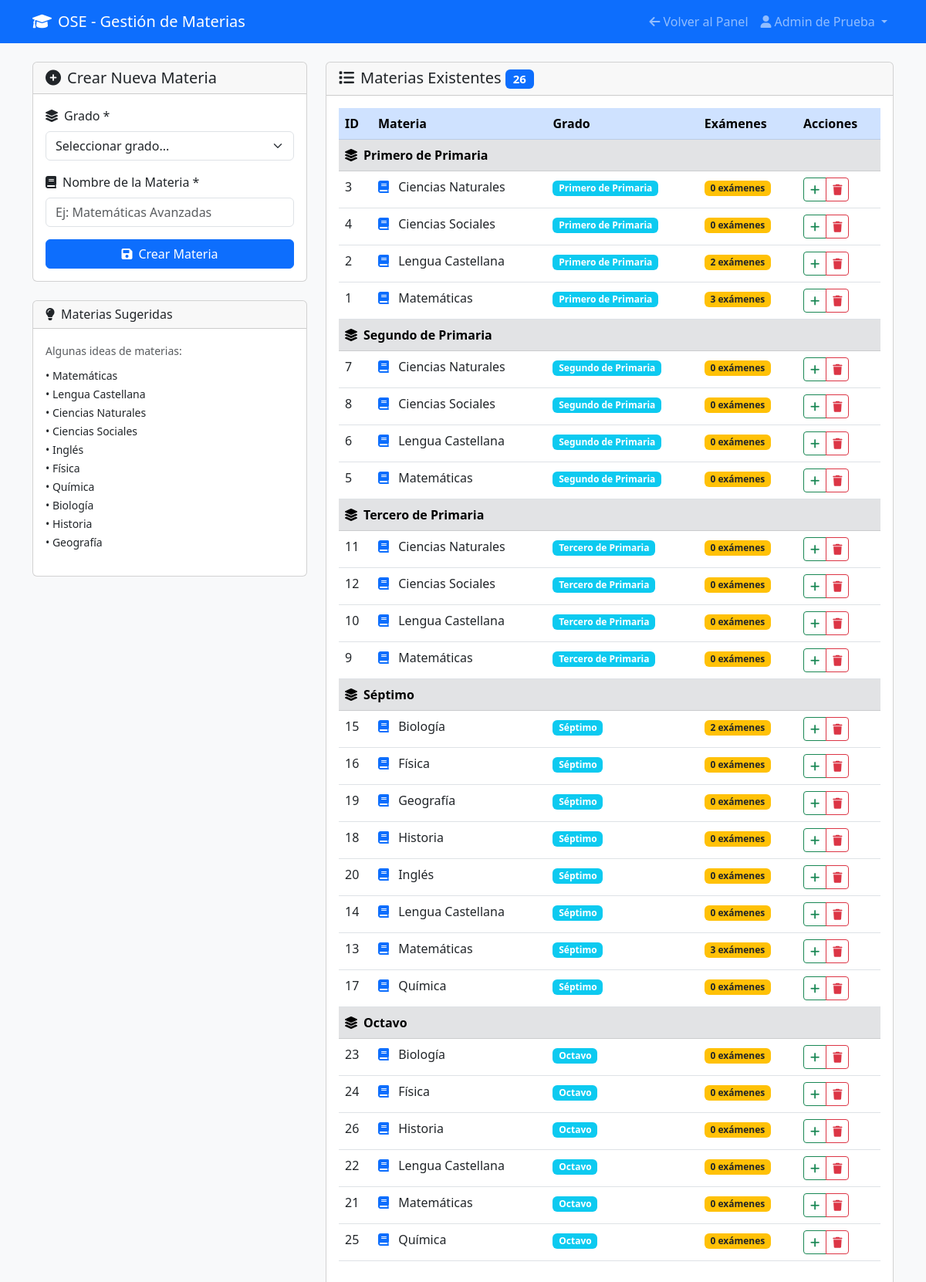
Screenshot of /pages/manage_subjects.php (signed in) with the database file from the repository.
### tables this page shows
CREATE TABLE IF NOT EXISTS materias (
    id INT AUTO_INCREMENT PRIMARY KEY,
    nombre_materia VARCHAR(100) NOT NULL,
    grado_id INT NOT NULL,
    FOREIGN KEY (grado_id) REFERENCES grados(id) ON DELETE CASCADE
);

CREATE TABLE IF NOT EXISTS grados (
    id INT AUTO_INCREMENT PRIMARY KEY,
    nombre_grado VARCHAR(50) NOT NULL UNIQUE
);

### pages/manage_subjects.php (the view, shortened to what this page needs)
<?php
require_once '../includes/config.php';
$nombre_usuario = $_SESSION['nombre'];
$materias_existentes = [];
try {
    $stmt = $pdo->query("
        SELECT m.*, g.nombre_grado,
               (SELECT COUNT(*) FROM examenes e WHERE e.materia_id = m.id) as total_examenes
        FROM materias m
        JOIN grados g ON m.grado_id = g.id
        ORDER BY g.id, m.nombre_materia
    ");
    $materias_existentes = $stmt->fetchAll();
} catch(PDOException $e) {
    $error = "Error al obtener materias: " . $e->getMessage();
}
?>
<!DOCTYPE html>
<html lang="es">
<head>
    <link href="https://cdn.jsdelivr.net/npm/bootstrap@5.3.0/dist/css/bootstrap.min.css" rel="stylesheet">
    <link rel="stylesheet" href="https://cdnjs.cloudflare.com/ajax/libs/font-awesome/6.0.0/css/all.min.css">
</head>
<body class="bg-light">
    <nav class="navbar navbar-expand-lg navbar-dark bg-primary">
        <div class="container">
            <a class="navbar-brand" href="../index.php">
                <i class="fas fa-graduation-cap me-2"></i>OSE - Gestión de Materias
            </a>
            <div class="collapse navbar-collapse" id="navbarNav">
                <ul class="navbar-nav ms-auto">
                    <li class="nav-item">
                        <a class="nav-link" href="admin_panel.php">
                            <i class="fas fa-arrow-left me-1"></i>Volver al Panel
                        </a>
                    </li>
                    <li class="nav-item dropdown">
                        <a class="nav-link dropdown-toggle" href="#" role="button" data-bs-toggle="dropdown">
                            <i class="fas fa-user me-1"></i><?php echo htmlspecialchars($nombre_usuario); ?>
                        </a>
                    </li>
                </ul>
            </div>
        </div>
    </nav>
    <div class="container mt-4">
        <div class="row">
            <div class="col-md-4">
                <div class="card">
                    <div class="card-header">
                        <h5 class="mb-0"><i class="fas fa-plus-circle me-2"></i>Crear Nueva Materia</h5>
                    </div>
                    <div class="card-body">
                        <form method="POST" id="createSubjectForm">
                            <div class="mb-3">
                                <label for="grado_id" class="form-label">
                                    <i class="fas fa-layer-group me-2"></i>Grado *
                                </label>
                                <select class="form-select" id="grado_id" name="grado_id" required>
                                    <option value="">Seleccionar grado...</option>
                                </select>
                            </div>
                            <div class="mb-3">
                                <label for="nombre_materia" class="form-label">
                                    <i class="fas fa-book me-2"></i>Nombre de la Materia *
                                </label>
                                <input type="text" class="form-control" id="nombre_materia" name="nombre_materia"
                                       value="<?php echo htmlspecialchars($_POST['nombre_materia'] ?? ''); ?>"
                                       placeholder="Ej: Matemáticas Avanzadas" required>
                            </div>
                            <div class="d-grid">
                                <button type="submit" class="btn btn-primary">
                                    <i class="fas fa-save me-2"></i>Crear Materia
                                </button>
                            </div>
                        </form>
                    </div>
                </div>
                <div class="card mt-4">
                    <div class="card-header">
                        <h6 class="mb-0"><i class="fas fa-lightbulb me-2"></i>Materias Sugeridas</h6>
                    </div>
                    <div class="card-body">
                        <small class="text-muted">Algunas ideas de materias:</small>
                        <ul class="list-unstyled mt-2">
                            <li><small>• Matemáticas</small></li>
                            <li><small>• Lengua Castellana</small></li>
                            <li><small>• Ciencias Naturales</small></li>
                            <li><small>• Ciencias Sociales</small></li>
                            <li><small>• Inglés</small></li>
                            <li><small>• Física</small></li>
                            <li><small>• Química</small></li>
                            <li><small>• Biología</small></li>
                            <li><small>• Historia</small></li>
                            <li><small>• Geografía</small></li>
                        </ul>
                    </div>
                </div>
            </div>
            <div class="col-md-8">
                <div class="card">
                    <div class="card-header">
                        <h5 class="mb-0">
                            <i class="fas fa-list me-2"></i>Materias Existentes
                            <span class="badge bg-primary"><?php echo count($materias_existentes); ?></span>
                        </h5>
                    </div>
                    <div class="card-body">
                        <?php if (empty($materias_existentes)): ?>
                            <div class="text-center py-4">
                                <i class="fas fa-book fa-3x text-muted mb-3"></i>
                                <h5 class="text-muted">No hay materias disponibles</h5>
                                <p class="text-muted">Crea tu primera materia para comenzar</p>
                            </div>
                        <?php else: ?>
                            <div class="table-responsive">
                                <table class="table table-hover">
                                    <thead class="table-primary">
                                        <tr>
                                            <th>ID</th>
                                            <th>Materia</th>
                                            <th>Grado</th>
                                            <th>Exámenes</th>
                                            <th>Acciones</th>
                                        </tr>
                                    </thead>
                                    <tbody>
                                        <?php
                                        $current_grade = '';
                                        foreach ($materias_existentes as $materia):
                                            $grade_changed = ($current_grade !== $materia['nombre_grado']);
                                            $current_grade = $materia['nombre_grado'];
                                        ?>
                                            <?php if ($grade_changed): ?>
                                                <tr class="table-secondary">
                                                    <td colspan="5">
                                                        <strong><i class="fas fa-layer-group me-2"></i><?php echo htmlspecialchars($materia['nombre_grado']); ?></strong>
                                                    </td>
                                                </tr>
                                            <?php endif; ?>
                                            <tr>
                                                <td><?php echo $materia['id']; ?></td>
                                                <td>
                                                    <i class="fas fa-book me-2 text-primary"></i>
                                                    <?php echo htmlspecialchars($materia['nombre_materia']); ?>
                                                </td>
                                                <td>
                                                    <span class="badge bg-info"><?php echo htmlspecialchars($materia['nombre_grado']); ?></span>
                                                </td>
                                                <td>
                                                    <span class="badge bg-warning text-dark">
                                                        <?php echo $materia['total_examenes']; ?> exámenes
                                                    </span>
                                                </td>
                                                <td>
                                                    <div class="btn-group" role="group">
                                                        <a href="create_exam.php?materia_id=<?php echo $materia['id']; ?>"
                                                           class="btn btn-sm btn-outline-success" title="Crear examen para esta materia">
                                                            <i class="fas fa-plus"></i>
                                                        </a>
                                                        <button type="button" class="btn btn-sm btn-outline-danger"
                                                                data-bs-toggle="modal"
                                                                data-bs-target="#deleteModal<?php echo $materia['id']; ?>"
                                                                title="Eliminar materia">
                                                            <i class="fas fa-trash"></i>
                                                        </button>
                                                    </div>
                                                </td>
                                            </tr>
                                        <?php endforeach; ?>
                                    </tbody>
                                </table>
                            </div>
                        <?php endif; ?>
                    </div>
                </div>
            </div>
        </div>
    </div>
</body>
</html>

### rows the page displays
materias: grado.nombre_grado "Primero de Primaria", id "3", nombre_materia "Ciencias Naturales", total_examenes "0"
materias: id "4", nombre_materia "Ciencias Sociales", grado.nombre_grado "Primero de Primaria", total_examenes "0"
materias: id "2", nombre_materia "Lengua Castellana", grado.nombre_grado "Primero de Primaria", total_examenes "2"
materias: id "1", nombre_materia "Matemáticas", grado.nombre_grado "Primero de Primaria", total_examenes "3"
materias: grado.nombre_grado "Segundo de Primaria", id "7", nombre_materia "Ciencias Naturales", total_examenes "0"
materias: id "8", nombre_materia "Ciencias Sociales", grado.nombre_grado "Segundo de Primaria", total_examenes "0"
materias: id "6", nombre_materia "Lengua Castellana", grado.nombre_grado "Segundo de Primaria", total_examenes "0"
materias: id "5", nombre_materia "Matemáticas", grado.nombre_grado "Segundo de Primaria", total_examenes "0"
materias: grado.nombre_grado "Tercero de Primaria", id "11", nombre_materia "Ciencias Naturales", total_examenes "0"
materias: id "12", nombre_materia "Ciencias Sociales", grado.nombre_grado "Tercero de Primaria", total_examenes "0"
materias: id "10", nombre_materia "Lengua Castellana", grado.nombre_grado "Tercero de Primaria", total_examenes "0"
materias: id "9", nombre_materia "Matemáticas", grado.nombre_grado "Tercero de Primaria", total_examenes "0"
materias: grado.nombre_grado "Séptimo", id "15", nombre_materia "Biología", total_examenes "2"
materias: id "16", nombre_materia "Física", grado.nombre_grado "Séptimo", total_examenes "0"
materias: id "19", nombre_materia "Geografía", grado.nombre_grado "Séptimo", total_examenes "0"
materias: id "18", nombre_materia "Historia", grado.nombre_grado "Séptimo", total_examenes "0"
materias: id "20", nombre_materia "Inglés", grado.nombre_grado "Séptimo", total_examenes "0"
materias: id "14", nombre_materia "Lengua Castellana", grado.nombre_grado "Séptimo", total_examenes "0"
materias: id "13", nombre_materia "Matemáticas", grado.nombre_grado "Séptimo", total_examenes "3"
materias: id "17", nombre_materia "Química", grado.nombre_grado "Séptimo", total_examenes "0"
materias: grado.nombre_grado "Octavo", id "23", nombre_materia "Biología", total_examenes "0"
materias: id "24", nombre_materia "Física", grado.nombre_grado "Octavo", total_examenes "0"
materias: id "26", nombre_materia "Historia", grado.nombre_grado "Octavo", total_examenes "0"
materias: id "22", nombre_materia "Lengua Castellana", grado.nombre_grado "Octavo", total_examenes "0"
materias: id "21", nombre_materia "Matemáticas", grado.nombre_grado "Octavo", total_examenes "0"
materias: id "25", nombre_materia "Química", grado.nombre_grado "Octavo", total_examenes "0"

### other values shown
$nombre_usuario "Admin de Prueba"
count($materias_existentes) "26"
